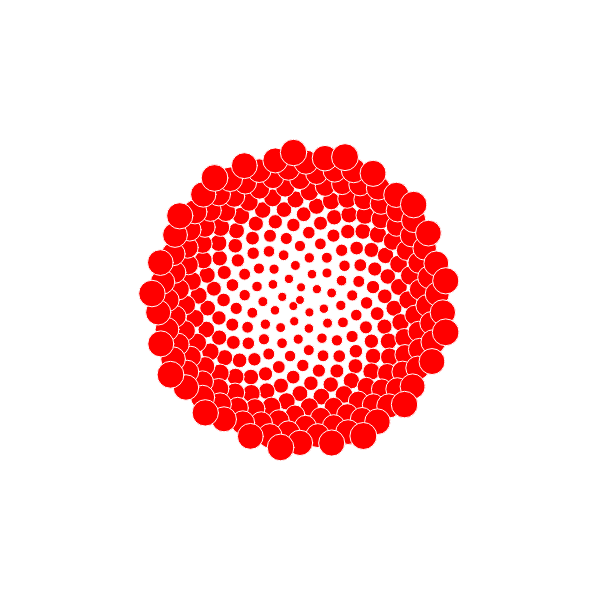
Frame 1 (no input)
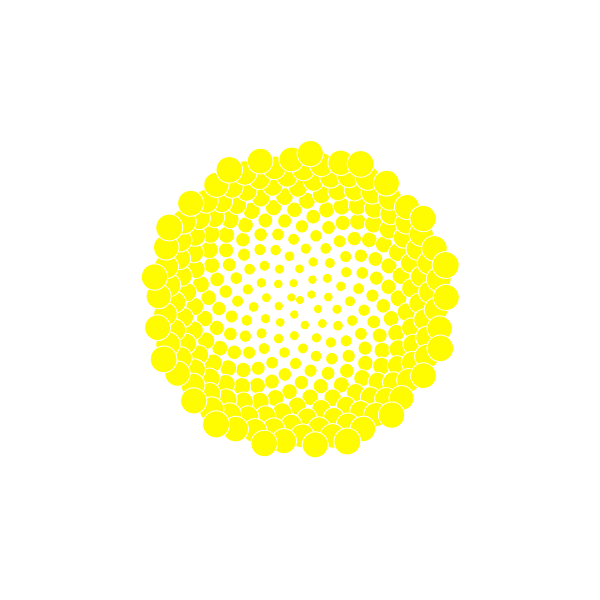
Frame 60 (no input)
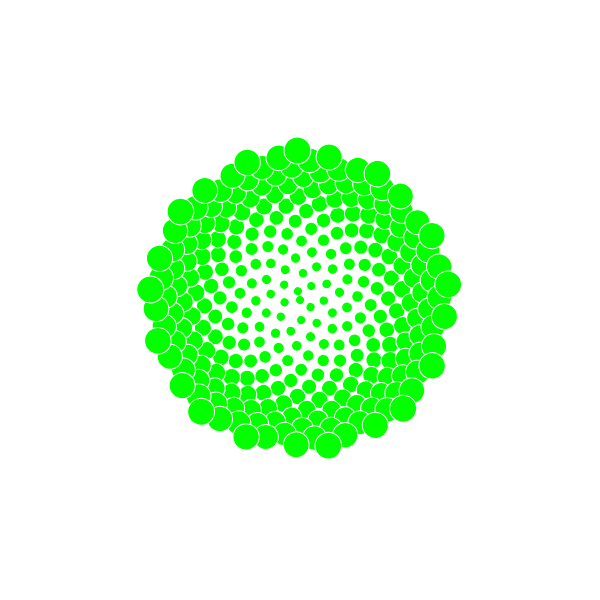
Frame 120 (the mouse pressed at the canvas centre since frame 60)

The p5.js sketch that drew these frames (run headless with seeded random() and noise() and a simulated clock; from frame 60 on, the mouse is pressed at the canvas centre):

// p5.js sketch
// ── sketch.js
// parameters for the formulas
var n = 0.0;
var c = 9;

// color change
var cc = 0;
var dc = 1;

var spheres = [];
var max_depth = 2000;

var rot = 0;
var dr = 1;

var max_r;
function setup() {
	createCanvas(600, 600);
	angleMode(DEGREES);
	colorMode(HSB);

	background(0);
	// for (n = 0; n < max_depth; n++) {
	var r = 0;
	max_r = width/4;
	while (r <= max_r) {
		var a = n * 137.5;
		r = c * sqrt(n);

		var x = r*cos(a);
		var y = r*sin(a);
		spheres.push(createVector(x, y, r));
		n++;
	}
}

function draw() {
	background(255);
	translate(width/2, height/2);
	rotate(rot);
	rot += dr;

	// cc = 0;
	for (let s of spheres) {
		// fill(0);
		fill(cc, 255, 255);
		stroke(255);
		var ellipse_width = map(s.z*s.z, 0, max_r*max_r/2, c, 2*c);
		// var ellipse_width = map(s.z, 0, width/2, c, 2*c);
		ellipse(s.x, s.y, ellipse_width, ellipse_width);

	}
		cc += dc;
		if (cc > 255 || cc < 0) dc *= -1;

}
